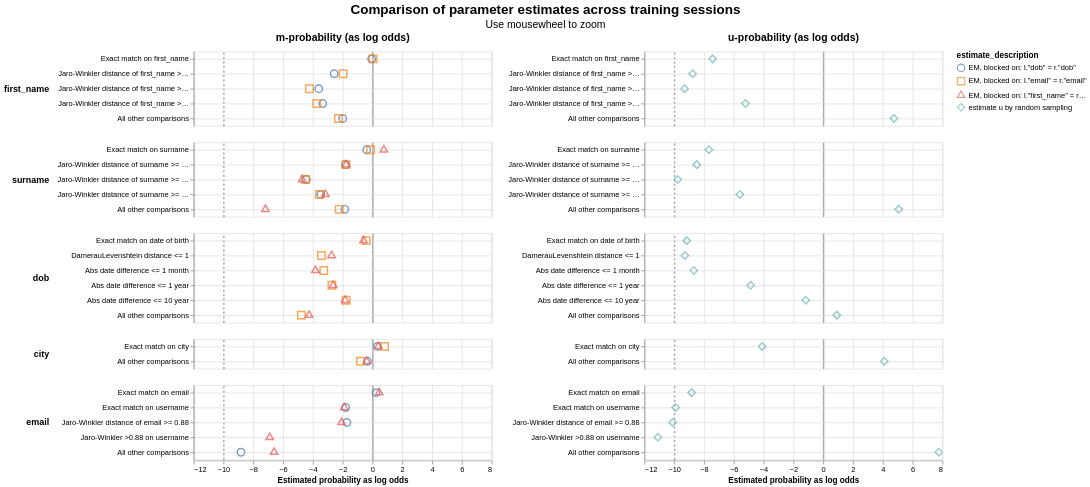

Notebook source saved alongside this figure:
### Markdown cell above
## Visualise model training sessions
This visualisation will show us how our different training schemes estimate the $m$ values. Notice how there are some differences in the estimated values, why might that be the case based on the training scheme used?

### Code cell
linker.visualisations.parameter_estimate_comparisons_chart(include_u=True)

### Figure 1 — Vega-Lite specification as saved in the notebook (floating-point values rounded to 4 significant figures)
{"config": {"view": {"continuousWidth": 400, "continuousHeight": 300}, "title": {"anchor": "middle", "fontSize": 18, "subtitleFontSize": 14}}, "data": {"name": "data-8967587ef534504484cb308a3347b676"}, "mark": {"type": "point", "filled": false, "opacity": 0.7, "size": 100}, "encoding": {"color": {"field": "estimate_description", "type": "nominal"}, "column": {"align": "each", "field": "col_header", "header": {"labelFontSize": 14, "labelFontWeight": "bold"}, "title": null, "type": "nominal"}, "row": {"align": "each", "field": "comparison_name", "header": {"labelAlign": "left", "labelAnchor": "middle", "labelAngle": 0, "labelFontSize": 12, "labelFontWeight": "bold"}, "sort": {"field": "comparison_sort_order"}, "title": null, "type": "nominal"}, "shape": {"field": "estimate_description", "scale": {"range": ["circle", "square", "triangle", "diamond"]}, "type": "nominal"}, "tooltip": [{"field": "comparison_name", "type": "nominal"}, {"field": "estimate_description", "type": "nominal"}, {"field": "estimated_probability", "type": "quantitative"}], "x": {"axis": {"gridColor": {"condition": {"test": "abs(datum.value / 10)  <= 1 & datum.value % 10 === 0", "value": "#aaa"}, "value": "#ddd"}, "gridDash": {"condition": {"test": "abs(datum.value / 10) == 1", "value": [3]}, "value": null}, "gridWidth": {"condition": {"test": "abs(datum.value / 10)  <= 1 & datum.value % 10 === 0", "value": 2}, "value": 1}}, "field": "estimated_probability_as_log_odds", "title": "Estimated probability as log odds", "type": "quantitative"}, "y": {"axis": {"grid": true, "title": null}, "field": "comparison_level_label", "sort": {"field": "comparison_vector_value", "order": "descending"}, "type": "nominal"}}, "params": [{"name": "mouse_zoom", "select": {"type": "interval", "encodings": ["x"]}, "bind": "scales"}], "resolve": {"scale": {"y": "independent"}}, "title": {"text": "Comparison of parameter estimates across training sessions", "subtitle": "Use mousewheel to zoom"}, "transform": [{"calculate": "datum.m_or_u + '-probability (as log odds)'", "as": "col_header"}], "$schema": "https://vega.github.io/schema/vega-lite/v5.9.3.json", "datasets": {"data-8967587ef534504484cb308a3347b676": [{"m_or_u": "u", "estimated_probability": 0.005794, "estimate_description": "estimate u by random sampling", "estimated_probability_as_log_odds": -7.423, "sql_condition": "\"first_name_l\" = \"first_name_r\"", "comparison_level_label": "Exact match on first_name", "comparison_vector_value": 4, "comparison_name": "first_name", "comparison_sort_order": 0}, {"m_or_u": "m", "estimated_probability": 0.4902, "estimate_description": "EM, blocked on: l.\"dob\" = r.\"dob\"", "estimated_probability_as_log_odds": -0.05667, "sql_condition": "\"first_name_l\" = \"first_name_r\"", "comparison_level_label": "Exact match on first_name", "comparison_vector_value": 4, "comparison_name": "first_name", "comparison_sort_order": 0}, {"m_or_u": "m", "estimated_probability": 0.5074, "estimate_description": "EM, blocked on: l.\"email\" = r.\"email\"", "estimated_probability_as_log_odds": 0.04272, "sql_condition": "\"first_name_l\" = \"first_name_r\"", "comparison_level_label": "Exact match on first_name", "comparison_vector_value": 4, "comparison_name": "first_name", "comparison_sort_order": 0}, {"m_or_u": "u", "estimated_probability": 0.002294, "estimate_description": "estimate u by random sampling", "estimated_probability_as_log_odds": -8.765, "sql_condition": "jaro_winkler_similarity(\"first_name_l\", \"first_name_r\") >= 0.92", "comparison_level_label": "Jaro-Winkler distance of first_name >= 0.92", "comparison_vector_value": 3, "comparison_name": "first_name", "comparison_sort_order": 0}, {"m_or_u": "m", "estimated_probability": 0.1442, "estimate_description": "EM, blocked on: l.\"dob\" = r.\"dob\"", "estimated_probability_as_log_odds": -2.57, "sql_condition": "jaro_winkler_similarity(\"first_name_l\", \"first_name_r\") >= 0.92", "comparison_level_label": "Jaro-Winkler distance of first_name >= 0.92", "comparison_vector_value": 3, "comparison_name": "first_name", "comparison_sort_order": 0}, {"m_or_u": "m", "estimated_probability": 0.2021, "estimate_description": "EM, blocked on: l.\"email\" = r.\"email\"", "estimated_probability_as_log_odds": -1.981, "sql_condition": "jaro_winkler_similarity(\"first_name_l\", \"first_name_r\") >= 0.92", "comparison_level_label": "Jaro-Winkler distance of first_name >= 0.92", "comparison_vector_value": 3, "comparison_name": "first_name", "comparison_sort_order": 0}, {"m_or_u": "u", "estimated_probability": 0.001577, "estimate_description": "estimate u by random sampling", "estimated_probability_as_log_odds": -9.306, "sql_condition": "jaro_winkler_similarity(\"first_name_l\", \"first_name_r\") >= 0.88", "comparison_level_label": "Jaro-Winkler distance of first_name >= 0.88", "comparison_vector_value": 2, "comparison_name": "first_name", "comparison_sort_order": 0}, {"m_or_u": "m", "estimated_probability": 0.07568, "estimate_description": "EM, blocked on: l.\"dob\" = r.\"dob\"", "estimated_probability_as_log_odds": -3.61, "sql_condition": "jaro_winkler_similarity(\"first_name_l\", \"first_name_r\") >= 0.88", "comparison_level_label": "Jaro-Winkler distance of first_name >= 0.88", "comparison_vector_value": 2, "comparison_name": "first_name", "comparison_sort_order": 0}, {"m_or_u": "m", "estimated_probability": 0.05051, "estimate_description": "EM, blocked on: l.\"email\" = r.\"email\"", "estimated_probability_as_log_odds": -4.232, "sql_condition": "jaro_winkler_similarity(\"first_name_l\", \"first_name_r\") >= 0.88", "comparison_level_label": "Jaro-Winkler distance of first_name >= 0.88", "comparison_vector_value": 2, "comparison_name": "first_name", "comparison_sort_order": 0}, {"m_or_u": "u", "estimated_probability": 0.02615, "estimate_description": "estimate u by random sampling", "estimated_probability_as_log_odds": -5.219, "sql_condition": "jaro_winkler_similarity(\"first_name_l\", \"first_name_r\") >= 0.7", "comparison_level_label": "Jaro-Winkler distance of first_name >= 0.7", "comparison_vector_value": 1, "comparison_name": "first_name", "comparison_sort_order": 0}, {"m_or_u": "m", "estimated_probability": 0.08984, "estimate_description": "EM, blocked on: l.\"dob\" = r.\"dob\"", "estimated_probability_as_log_odds": -3.341, "sql_condition": "jaro_winkler_similarity(\"first_name_l\", \"first_name_r\") >= 0.7", "comparison_level_label": "Jaro-Winkler distance of first_name >= 0.7", "comparison_vector_value": 1, "comparison_name": "first_name", "comparison_sort_order": 0}, {"m_or_u": "m", "estimated_probability": 0.0696, "estimate_description": "EM, blocked on: l.\"email\" = r.\"email\"", "estimated_probability_as_log_odds": -3.741, "sql_condition": "jaro_winkler_similarity(\"first_name_l\", \"first_name_r\") >= 0.7", "comparison_level_label": "Jaro-Winkler distance of first_name >= 0.7", "comparison_vector_value": 1, "comparison_name": "first_name", "comparison_sort_order": 0}, {"m_or_u": "u", "estimated_probability": 0.9642, "estimate_description": "estimate u by random sampling", "estimated_probability_as_log_odds": 4.751, "sql_condition": "ELSE", "comparison_level_label": "All other comparisons", "comparison_vector_value": 0, "comparison_name": "first_name", "comparison_sort_order": 0}, {"m_or_u": "m", "estimated_probability": 0.2001, "estimate_description": "EM, blocked on: l.\"dob\" = r.\"dob\"", "estimated_probability_as_log_odds": -1.999, "sql_condition": "ELSE", "comparison_level_label": "All other comparisons", "comparison_vector_value": 0, "comparison_name": "first_name", "comparison_sort_order": 0}, {"m_or_u": "m", "estimated_probability": 0.1703, "estimate_description": "EM, blocked on: l.\"email\" = r.\"email\"", "estimated_probability_as_log_odds": -2.284, "sql_condition": "ELSE", "comparison_level_label": "All other comparisons", "comparison_vector_value": 0, "comparison_name": "first_name", "comparison_sort_order": 0}, {"m_or_u": "u", "estimated_probability": 0.00489, "estimate_description": "estimate u by random sampling", "estimated_probability_as_log_odds": -7.669, "sql_condition": "\"surname_l\" = \"surname_r\"", "comparison_level_label": "Exact match on surname", "comparison_vector_value": 4, "comparison_name": "surname", "comparison_sort_order": 1}, {"m_or_u": "m", "estimated_probability": 0.4336, "estimate_description": "EM, blocked on: l.\"dob\" = r.\"dob\"", "estimated_probability_as_log_odds": -0.3854, "sql_condition": "\"surname_l\" = \"surname_r\"", "comparison_level_label": "Exact match on surname", "comparison_vector_value": 4, "comparison_name": "surname", "comparison_sort_order": 1}, {"m_or_u": "m", "estimated_probability": 0.4781, "estimate_description": "EM, blocked on: l.\"email\" = r.\"email\"", "estimated_probability_as_log_odds": -0.1267, "sql_condition": "\"surname_l\" = \"surname_r\"", "comparison_level_label": "Exact match on surname", "comparison_vector_value": 4, "comparison_name": "surname", "comparison_sort_order": 1}, {"m_or_u": "m", "estimated_probability": 0.6293, "estimate_description": "EM, blocked on: l.\"first_name\" = r.\"first_name\"", "estimated_probability_as_log_odds": 0.7636, "sql_condition": "\"surname_l\" = \"surname_r\"", "comparison_level_label": "Exact match on surname", "comparison_vector_value": 4, "comparison_name": "surname", "comparison_sort_order": 1}, {"m_or_u": "u", "estimated_probability": 0.002785, "estimate_description": "estimate u by random sampling", "estimated_probability_as_log_odds": -8.484, "sql_condition": "jaro_winkler_similarity(\"surname_l\", \"surname_r\") >= 0.92", "comparison_level_label": "Jaro-Winkler distance of surname >= 0.92", "comparison_vector_value": 3, "comparison_name": "surname", "comparison_sort_order": 1}, {"m_or_u": "m", "estimated_probability": 0.223, "estimate_description": "EM, blocked on: l.\"dob\" = r.\"dob\"", "estimated_probability_as_log_odds": -1.801, "sql_condition": "jaro_winkler_similarity(\"surname_l\", \"surname_r\") >= 0.92", "comparison_level_label": "Jaro-Winkler distance of surname >= 0.92", "comparison_vector_value": 3, "comparison_name": "surname", "comparison_sort_order": 1}, {"m_or_u": "m", "estimated_probability": 0.2256, "estimate_description": "EM, blocked on: l.\"email\" = r.\"email\"", "estimated_probability_as_log_odds": -1.779, "sql_condition": "jaro_winkler_similarity(\"surname_l\", \"surname_r\") >= 0.92", "comparison_level_label": "Jaro-Winkler distance of surname >= 0.92", "comparison_vector_value": 3, "comparison_name": "surname", "comparison_sort_order": 1}, {"m_or_u": "m", "estimated_probability": 0.2266, "estimate_description": "EM, blocked on: l.\"first_name\" = r.\"first_name\"", "estimated_probability_as_log_odds": -1.771, "sql_condition": "jaro_winkler_similarity(\"surname_l\", \"surname_r\") >= 0.92", "comparison_level_label": "Jaro-Winkler distance of surname >= 0.92", "comparison_vector_value": 3, "comparison_name": "surname", "comparison_sort_order": 1}, {"m_or_u": "u", "estimated_probability": 0.001146, "estimate_description": "estimate u by random sampling", "estimated_probability_as_log_odds": -9.767, "sql_condition": "jaro_winkler_similarity(\"surname_l\", \"surname_r\") >= 0.88", "comparison_level_label": "Jaro-Winkler distance of surname >= 0.88", "comparison_vector_value": 2, "comparison_name": "surname", "comparison_sort_order": 1}, {"m_or_u": "m", "estimated_probability": 0.04422, "estimate_description": "EM, blocked on: l.\"dob\" = r.\"dob\"", "estimated_probability_as_log_odds": -4.434, "sql_condition": "jaro_winkler_similarity(\"surname_l\", \"surname_r\") >= 0.88", "comparison_level_label": "Jaro-Winkler distance of surname >= 0.88", "comparison_vector_value": 2, "comparison_name": "surname", "comparison_sort_order": 1}, {"m_or_u": "m", "estimated_probability": 0.04243, "estimate_description": "EM, blocked on: l.\"email\" = r.\"email\"", "estimated_probability_as_log_odds": -4.496, "sql_condition": "jaro_winkler_similarity(\"surname_l\", \"surname_r\") >= 0.88", "comparison_level_label": "Jaro-Winkler distance of surname >= 0.88", "comparison_vector_value": 2, "comparison_name": "surname", "comparison_sort_order": 1}, {"m_or_u": "m", "estimated_probability": 0.0368, "estimate_description": "EM, blocked on: l.\"first_name\" = r.\"first_name\"", "estimated_probability_as_log_odds": -4.71, "sql_condition": "jaro_winkler_similarity(\"surname_l\", \"surname_r\") >= 0.88", "comparison_level_label": "Jaro-Winkler distance of surname >= 0.88", "comparison_vector_value": 2, "comparison_name": "surname", "comparison_sort_order": 1}, {"m_or_u": "u", "estimated_probability": 0.02019, "estimate_description": "estimate u by random sampling", "estimated_probability_as_log_odds": -5.601, "sql_condition": "jaro_winkler_similarity(\"surname_l\", \"surname_r\") >= 0.7", "comparison_level_label": "Jaro-Winkler distance of surname >= 0.7", "comparison_vector_value": 1, "comparison_name": "surname", "comparison_sort_order": 1}, {"m_or_u": "m", "estimated_probability": 0.08293, "estimate_description": "EM, blocked on: l.\"dob\" = r.\"dob\"", "estimated_probability_as_log_odds": -3.467, "sql_condition": "jaro_winkler_similarity(\"surname_l\", \"surname_r\") >= 0.7", "comparison_level_label": "Jaro-Winkler distance of surname >= 0.7", "comparison_vector_value": 1, "comparison_name": "surname", "comparison_sort_order": 1}, {"m_or_u": "m", "estimated_probability": 0.07819, "estimate_description": "EM, blocked on: l.\"email\" = r.\"email\"", "estimated_probability_as_log_odds": -3.559, "sql_condition": "jaro_winkler_similarity(\"surname_l\", \"surname_r\") >= 0.7", "comparison_level_label": "Jaro-Winkler distance of surname >= 0.7", "comparison_vector_value": 1, "comparison_name": "surname", "comparison_sort_order": 1}, {"m_or_u": "m", "estimated_probability": 0.1005, "estimate_description": "EM, blocked on: l.\"first_name\" = r.\"first_name\"", "estimated_probability_as_log_odds": -3.162, "sql_condition": "jaro_winkler_similarity(\"surname_l\", \"surname_r\") >= 0.7", "comparison_level_label": "Jaro-Winkler distance of surname >= 0.7", "comparison_vector_value": 1, "comparison_name": "surname", "comparison_sort_order": 1}, {"m_or_u": "u", "estimated_probability": 0.971, "estimate_description": "estimate u by random sampling", "estimated_probability_as_log_odds": 5.065, "sql_condition": "ELSE", "comparison_level_label": "All other comparisons", "comparison_vector_value": 0, "comparison_name": "surname", "comparison_sort_order": 1}, {"m_or_u": "m", "estimated_probability": 0.2163, "estimate_description": "EM, blocked on: l.\"dob\" = r.\"dob\"", "estimated_probability_as_log_odds": -1.857, "sql_condition": "ELSE", "comparison_level_label": "All other comparisons", "comparison_vector_value": 0, "comparison_name": "surname", "comparison_sort_order": 1}, {"m_or_u": "m", "estimated_probability": 0.1757, "estimate_description": "EM, blocked on: l.\"email\" = r.\"email\"", "estimated_probability_as_log_odds": -2.23, "sql_condition": "ELSE", "comparison_level_label": "All other comparisons", "comparison_vector_value": 0, "comparison_name": "surname", "comparison_sort_order": 1}, {"m_or_u": "m", "estimated_probability": 0.006816, "estimate_description": "EM, blocked on: l.\"first_name\" = r.\"first_name\"", "estimated_probability_as_log_odds": -7.187, "sql_condition": "ELSE", "comparison_level_label": "All other comparisons", "comparison_vector_value": 0, "comparison_name": "surname", "comparison_sort_order": 1}, {"m_or_u": "u", "estimated_probability": 0.001748, "estimate_description": "estimate u by random sampling", "estimated_probability_as_log_odds": -9.158, "sql_condition": "\"dob_l\" = \"dob_r\"", "comparison_level_label": "Exact match on date of birth", "comparison_vector_value": 5, "comparison_name": "dob", "comparison_sort_order": 2}, {"m_or_u": "m", "estimated_probability": 0.4278, "estimate_description": "EM, blocked on: l.\"email\" = r.\"email\"", "estimated_probability_as_log_odds": -0.4194, "sql_condition": "\"dob_l\" = \"dob_r\"", "comparison_level_label": "Exact match on date of birth", "comparison_vector_value": 5, "comparison_name": "dob", "comparison_sort_order": 2}, {"m_or_u": "m", "estimated_probability": 0.3972, "estimate_description": "EM, blocked on: l.\"first_name\" = r.\"first_name\"", "estimated_probability_as_log_odds": -0.6019, "sql_condition": "\"dob_l\" = \"dob_r\"", "comparison_level_label": "Exact match on date of birth", "comparison_vector_value": 5, "comparison_name": "dob", "comparison_sort_order": 2}, {"m_or_u": "u", "estimated_probability": 0.001602, "estimate_description": "estimate u by random sampling", "estimated_probability_as_log_odds": -9.284, "sql_condition": "levenshtein_distance(\"dob_l\", \"dob_r\") <= 1", "comparison_level_label": "DamerauLevenshtein distance <= 1", "comparison_vector_value": 4, "comparison_name": "dob", "comparison_sort_order": 2}, {"m_or_u": "m", "estimated_probability": 0.08499, "estimate_description": "EM, blocked on: l.\"email\" = r.\"email\"", "estimated_probability_as_log_odds": -3.428, "sql_condition": "levenshtein_distance(\"dob_l\", \"dob_r\") <= 1", "comparison_level_label": "DamerauLevenshtein distance <= 1", "comparison_vector_value": 4, "comparison_name": "dob", "comparison_sort_order": 2}, {"m_or_u": "m", "estimated_probability": 0.1298, "estimate_description": "EM, blocked on: l.\"first_name\" = r.\"first_name\"", "estimated_probability_as_log_odds": -2.744, "sql_condition": "levenshtein_distance(\"dob_l\", \"dob_r\") <= 1", "comparison_level_label": "DamerauLevenshtein distance <= 1", "comparison_vector_value": 4, "comparison_name": "dob", "comparison_sort_order": 2}, {"m_or_u": "u", "estimated_probability": 0.002422, "estimate_description": "estimate u by random sampling", "estimated_probability_as_log_odds": -8.686, "sql_condition": "ABS(TO_UNIXTIME(try_cast(\"dob_l\" AS DATE)) - TO_UNIXTIME(try_cast(\"dob_r\" AS DATE))) <= 2629800.0", "comparison_level_label": "Abs date difference <= 1 month", "comparison_vector_value": 3, "comparison_name": "dob", "comparison_sort_order": 2}, {"m_or_u": "m", "estimated_probability": 0.09384, "estimate_description": "EM, blocked on: l.\"email\" = r.\"email\"", "estimated_probability_as_log_odds": -3.272, "sql_condition": "ABS(TO_UNIXTIME(try_cast(\"dob_l\" AS DATE)) - TO_UNIXTIME(try_cast(\"dob_r\" AS DATE))) <= 2629800.0", "comparison_level_label": "Abs date difference <= 1 month", "comparison_vector_value": 3, "comparison_name": "dob", "comparison_sort_order": 2}, {"m_or_u": "m", "estimated_probability": 0.06563, "estimate_description": "EM, blocked on: l.\"first_name\" = r.\"first_name\"", "estimated_probability_as_log_odds": -3.832, "sql_condition": "ABS(TO_UNIXTIME(try_cast(\"dob_l\" AS DATE)) - TO_UNIXTIME(try_cast(\"dob_r\" AS DATE))) <= 2629800.0", "comparison_level_label": "Abs date difference <= 1 month", "comparison_vector_value": 3, "comparison_name": "dob", "comparison_sort_order": 2}, {"m_or_u": "u", "estimated_probability": 0.03308, "estimate_description": "estimate u by random sampling", "estimated_probability_as_log_odds": -4.869, "sql_condition": "ABS(TO_UNIXTIME(try_cast(\"dob_l\" AS DATE)) - TO_UNIXTIME(try_cast(\"dob_r\" AS DATE))) <= 31557600.0", "comparison_level_label": "Abs date difference <= 1 year", "comparison_vector_value": 2, "comparison_name": "dob", "comparison_sort_order": 2}, {"m_or_u": "m", "estimated_probability": 0.1314, "estimate_description": "EM, blocked on: l.\"email\" = r.\"email\"", "estimated_probability_as_log_odds": -2.724, "sql_condition": "ABS(TO_UNIXTIME(try_cast(\"dob_l\" AS DATE)) - TO_UNIXTIME(try_cast(\"dob_r\" AS DATE))) <= 31557600.0", "comparison_level_label": "Abs date difference <= 1 year", "comparison_vector_value": 2, "comparison_name": "dob", "comparison_sort_order": 2}, {"m_or_u": "m", "estimated_probability": 0.138, "estimate_description": "EM, blocked on: l.\"first_name\" = r.\"first_name\"", "estimated_probability_as_log_odds": -2.643, "sql_condition": "ABS(TO_UNIXTIME(try_cast(\"dob_l\" AS DATE)) - TO_UNIXTIME(try_cast(\"dob_r\" AS DATE))) <= 31557600.0", "comparison_level_label": "Abs date difference <= 1 year", "comparison_vector_value": 2, "comparison_name": "dob", "comparison_sort_order": 2}, {"m_or_u": "u", "estimated_probability": 0.3075, "estimate_description": "estimate u by random sampling", "estimated_probability_as_log_odds": -1.171, "sql_condition": "ABS(TO_UNIXTIME(try_cast(\"dob_l\" AS DATE)) - TO_UNIXTIME(try_cast(\"dob_r\" AS DATE))) <= 315576000.0", "comparison_level_label": "Abs date difference <= 10 year", "comparison_vector_value": 1, "comparison_name": "dob", "comparison_sort_order": 2}, {"m_or_u": "m", "estimated_probability": 0.2267, "estimate_description": "EM, blocked on: l.\"email\" = r.\"email\"", "estimated_probability_as_log_odds": -1.771, "sql_condition": "ABS(TO_UNIXTIME(try_cast(\"dob_l\" AS DATE)) - TO_UNIXTIME(try_cast(\"dob_r\" AS DATE))) <= 315576000.0", "comparison_level_label": "Abs date difference <= 10 year", "comparison_vector_value": 1, "comparison_name": "dob", "comparison_sort_order": 2}, {"m_or_u": "m", "estimated_probability": 0.2195, "estimate_description": "EM, blocked on: l.\"first_name\" = r.\"first_name\"", "estimated_probability_as_log_odds": -1.83, "sql_condition": "ABS(TO_UNIXTIME(try_cast(\"dob_l\" AS DATE)) - TO_UNIXTIME(try_cast(\"dob_r\" AS DATE))) <= 315576000.0", "comparison_level_label": "Abs date difference <= 10 year", "comparison_vector_value": 1, "comparison_name": "dob", "comparison_sort_order": 2}, {"m_or_u": "u", "estimated_probability": 0.6537, "estimate_description": "estimate u by random sampling", "estimated_probability_as_log_odds": 0.9164, "sql_condition": "ELSE", "comparison_level_label": "All other comparisons", "comparison_vector_value": 0, "comparison_name": "dob", "comparison_sort_order": 2}, {"m_or_u": "m", "estimated_probability": 0.03526, "estimate_description": "EM, blocked on: l.\"email\" = r.\"email\"", "estimated_probability_as_log_odds": -4.774, "sql_condition": "ELSE", "comparison_level_label": "All other comparisons", "comparison_vector_value": 0, "comparison_name": "dob", "comparison_sort_order": 2}, {"m_or_u": "m", "estimated_probability": 0.04978, "estimate_description": "EM, blocked on: l.\"first_name\" = r.\"first_name\"", "estimated_probability_as_log_odds": -4.255, "sql_condition": "ELSE", "comparison_level_label": "All other comparisons", "comparison_vector_value": 0, "comparison_name": "dob", "comparison_sort_order": 2}, {"m_or_u": "u", "estimated_probability": 0.05515, "estimate_description": "estimate u by random sampling", "estimated_probability_as_log_odds": -4.099, "sql_condition": "\"city_l\" = \"city_r\"", "comparison_level_label": "Exact match on city", "comparison_vector_value": 1, "comparison_name": "city", "comparison_sort_order": 3}, {"m_or_u": "m", "estimated_probability": 0.5569, "estimate_description": "EM, blocked on: l.\"dob\" = r.\"dob\"", "estimated_probability_as_log_odds": 0.3301, "sql_condition": "\"city_l\" = \"city_r\"", "comparison_level_label": "Exact match on city", "comparison_vector_value": 1, "comparison_name": "city", "comparison_sort_order": 3}, {"m_or_u": "m", "estimated_probability": 0.6367, "estimate_description": "EM, blocked on: l.\"email\" = r.\"email\"", "estimated_probability_as_log_odds": 0.8093, "sql_condition": "\"city_l\" = \"city_r\"", "comparison_level_label": "Exact match on city", "comparison_vector_value": 1, "comparison_name": "city", "comparison_sort_order": 3}, {"m_or_u": "m", "estimated_probability": 0.5668, "estimate_description": "EM, blocked on: l.\"first_name\" = r.\"first_name\"", "estimated_probability_as_log_odds": 0.3878, "sql_condition": "\"city_l\" = \"city_r\"", "comparison_level_label": "Exact match on city", "comparison_vector_value": 1, "comparison_name": "city", "comparison_sort_order": 3}, {"m_or_u": "u", "estimated_probability": 0.9449, "estimate_description": "estimate u by random sampling", "estimated_probability_as_log_odds": 4.099, "sql_condition": "ELSE", "comparison_level_label": "All other comparisons", "comparison_vector_value": 0, "comparison_name": "city", "comparison_sort_order": 3}, {"m_or_u": "m", "estimated_probability": 0.4431, "estimate_description": "EM, blocked on: l.\"dob\" = r.\"dob\"", "estimated_probability_as_log_odds": -0.3301, "sql_condition": "ELSE", "comparison_level_label": "All other comparisons", "comparison_vector_value": 0, "comparison_name": "city", "comparison_sort_order": 3}, {"m_or_u": "m", "estimated_probability": 0.3633, "estimate_description": "EM, blocked on: l.\"email\" = r.\"email\"", "estimated_probability_as_log_odds": -0.8093, "sql_condition": "ELSE", "comparison_level_label": "All other comparisons", "comparison_vector_value": 0, "comparison_name": "city", "comparison_sort_order": 3}, {"m_or_u": "m", "estimated_probability": 0.4332, "estimate_description": "EM, blocked on: l.\"first_name\" = r.\"first_name\"", "estimated_probability_as_log_odds": -0.3878, "sql_condition": "ELSE", "comparison_level_label": "All other comparisons", "comparison_vector_value": 0, "comparison_name": "city", "comparison_sort_order": 3}, {"m_or_u": "u", "estimated_probability": 0.002194, "estimate_description": "estimate u by random sampling", "estimated_probability_as_log_odds": -8.829, "sql_condition": "\"email_l\" = \"email_r\"", "comparison_level_label": "Exact match on email", "comparison_vector_value": 4, "comparison_name": "email", "comparison_sort_order": 4}, {"m_or_u": "m", "estimated_probability": 0.5422, "estimate_description": "EM, blocked on: l.\"dob\" = r.\"dob\"", "estimated_probability_as_log_odds": 0.2438, "sql_condition": "\"email_l\" = \"email_r\"", "comparison_level_label": "Exact match on email", "comparison_vector_value": 4, "comparison_name": "email", "comparison_sort_order": 4}, {"m_or_u": "m", "estimated_probability": 0.5774, "estimate_description": "EM, blocked on: l.\"first_name\" = r.\"first_name\"", "estimated_probability_as_log_odds": 0.4505, "sql_condition": "\"email_l\" = \"email_r\"", "comparison_level_label": "Exact match on email", "comparison_vector_value": 4, "comparison_name": "email", "comparison_sort_order": 4}, {"m_or_u": "u", "estimated_probability": 0.001039, "estimate_description": "estimate u by random sampling", "estimated_probability_as_log_odds": -9.909, "sql_condition": "NULLIF(regexp_extract(\"email_l\", '^[^@]+', 0), '') = NULLIF(regexp_extract(\"email_r\", '^[^@]+', 0), '')", "comparison_level_label": "Exact match on username", "comparison_vector_value": 3, "comparison_name": "email", "comparison_sort_order": 4}, {"m_or_u": "m", "estimated_probability": 0.2231, "estimate_description": "EM, blocked on: l.\"dob\" = r.\"dob\"", "estimated_probability_as_log_odds": -1.8, "sql_condition": "NULLIF(regexp_extract(\"email_l\", '^[^@]+', 0), '') = NULLIF(regexp_extract(\"email_r\", '^[^@]+', 0), '')", "comparison_level_label": "Exact match on username", "comparison_vector_value": 3, "comparison_name": "email", "comparison_sort_order": 4}, {"m_or_u": "m", "estimated_probability": 0.2119, "estimate_description": "EM, blocked on: l.\"first_name\" = r.\"first_name\"", "estimated_probability_as_log_odds": -1.895, "sql_condition": "NULLIF(regexp_extract(\"email_l\", '^[^@]+', 0), '') = NULLIF(regexp_extract(\"email_r\", '^[^@]+', 0), '')", "comparison_level_label": "Exact match on username", "comparison_vector_value": 3, "comparison_name": "email", "comparison_sort_order": 4}, {"m_or_u": "u", "estimated_probability": 0.0009104, "estimate_description": "estimate u by random sampling", "estimated_probability_as_log_odds": -10.1, "sql_condition": "jaro_winkler_similarity(\"email_l\", \"email_r\") >= 0.88", "comparison_level_label": "Jaro-Winkler distance of email >= 0.88", "comparison_vector_value": 2, "comparison_name": "email", "comparison_sort_order": 4}, {"m_or_u": "m", "estimated_probability": 0.2326, "estimate_description": "EM, blocked on: l.\"dob\" = r.\"dob\"", "estimated_probability_as_log_odds": -1.722, "sql_condition": "jaro_winkler_similarity(\"email_l\", \"email_r\") >= 0.88", "comparison_level_label": "Jaro-Winkler distance of email >= 0.88", "comparison_vector_value": 2, "comparison_name": "email", "comparison_sort_order": 4}, {"m_or_u": "m", "estimated_probability": 0.1922, "estimate_description": "EM, blocked on: l.\"first_name\" = r.\"first_name\"", "estimated_probability_as_log_odds": -2.071, "sql_condition": "jaro_winkler_similarity(\"email_l\", \"email_r\") >= 0.88", "comparison_level_label": "Jaro-Winkler distance of email >= 0.88", "comparison_vector_value": 2, "comparison_name": "email", "comparison_sort_order": 4}, {"m_or_u": "u", "estimated_probability": 0.0004568, "estimate_description": "estimate u by random sampling", "estimated_probability_as_log_odds": -11.1, "sql_condition": "jaro_winkler_similarity(NULLIF(regexp_extract(\"email_l\", '^[^@]+', 0), ''), NULLIF(regexp_extract(\"email_r\", '^[^@]+', 0), '')) >= 0.88", "comparison_level_label": "Jaro-Winkler >0.88 on username", "comparison_vector_value": 1, "comparison_name": "email", "comparison_sort_order": 4}, {"m_or_u": "m", "estimated_probability": "level not observed in training dataset", "estimate_description": "EM, blocked on: l.\"dob\" = r.\"dob\"", "estimated_probability_as_log_odds": null, "sql_condition": "jaro_winkler_similarity(NULLIF(regexp_extract(\"email_l\", '^[^@]+', 0), ''), NULLIF(regexp_extract(\"email_r\", '^[^@]+', 0), '')) >= 0.88", "comparison_level_label": "Jaro-Winkler >0.88 on username", "comparison_vector_value": 1, "comparison_name": "email", "comparison_sort_order": 4}, {"m_or_u": "m", "estimated_probability": 0.008302, "estimate_description": "EM, blocked on: l.\"first_name\" = r.\"first_name\"", "estimated_probability_as_log_odds": -6.9, "sql_condition": "jaro_winkler_similarity(NULLIF(regexp_extract(\"email_l\", '^[^@]+', 0), ''), NULLIF(regexp_extract(\"email_r\", '^[^@]+', 0), '')) >= 0.88", "comparison_level_label": "Jaro-Winkler >0.88 on username", "comparison_vector_value": 1, "comparison_name": "email", "comparison_sort_order": 4}, {"m_or_u": "u", "estimated_probability": 0.9954, "estimate_description": "estimate u by random sampling", "estimated_probability_as_log_odds": 7.757, "sql_condition": "ELSE", "comparison_level_label": "All other comparisons", "comparison_vector_value": 0, "comparison_name": "email", "comparison_sort_order": 4}, {"m_or_u": "m", "estimated_probability": 0.002194, "estimate_description": "EM, blocked on: l.\"dob\" = r.\"dob\"", "estimated_probability_as_log_odds": -8.829, "sql_condition": "ELSE", "comparison_level_label": "All other comparisons", "comparison_vector_value": 0, "comparison_name": "email", "comparison_sort_order": 4}, {"m_or_u": "m", "estimated_probability": 0.01019, "estimate_description": "EM, blocked on: l.\"first_name\" = r.\"first_name\"", "estimated_probability_as_log_odds": -6.602, "sql_condition": "ELSE", "comparison_level_label": "All other comparisons", "comparison_vector_value": 0, "comparison_name": "email", "comparison_sort_order": 4}]}}
